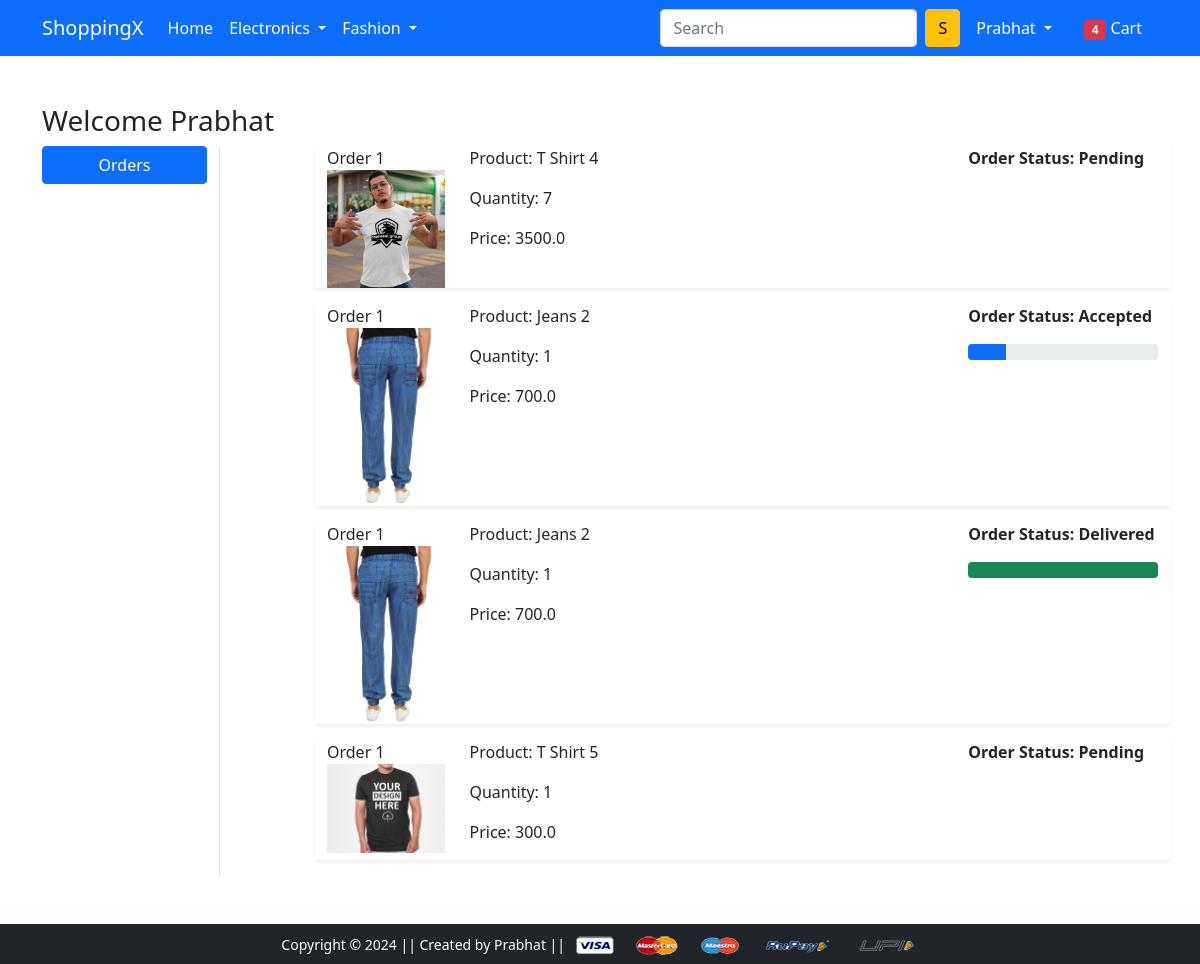
/orders/ (signed in), run on an earlier commit of the app's database.
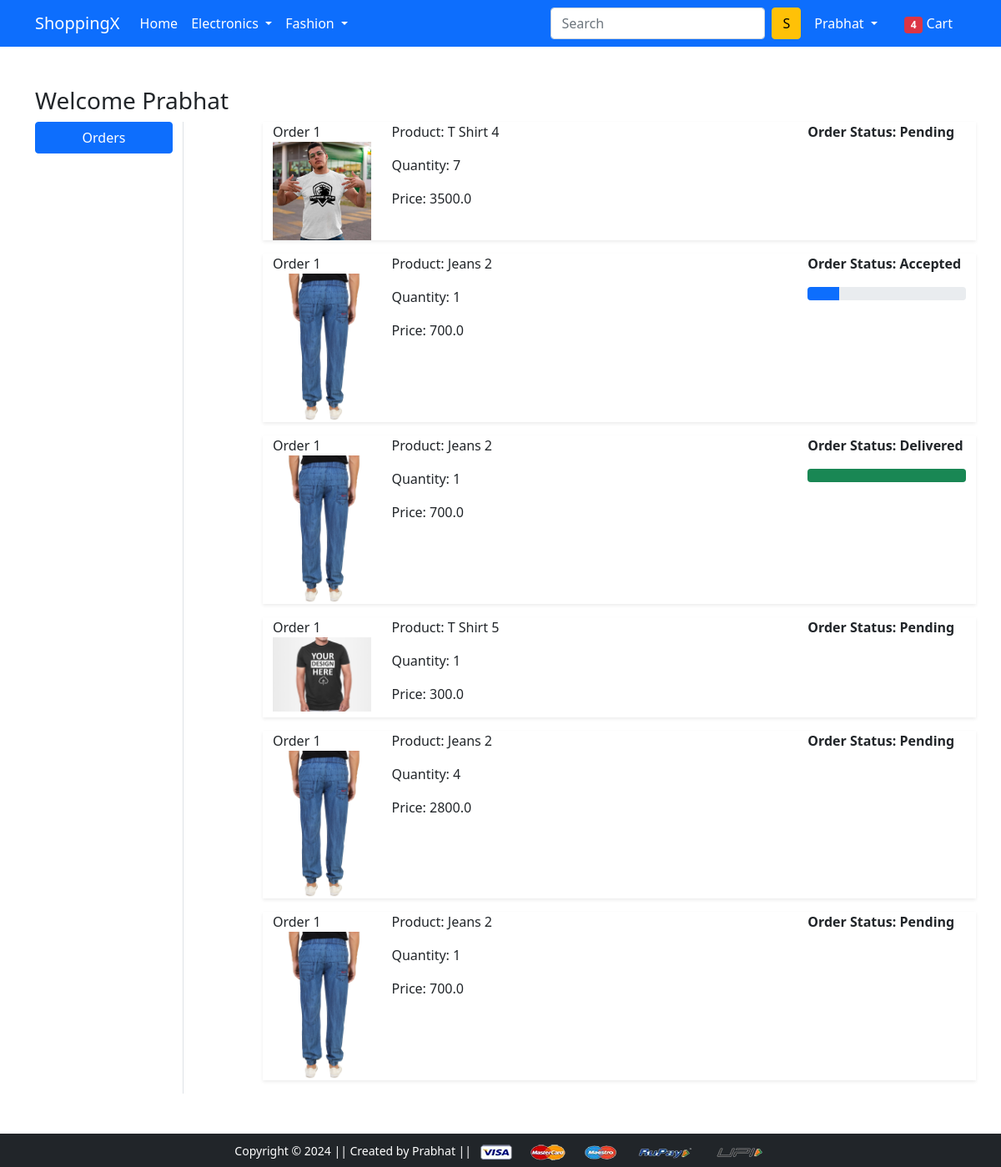
And on a later commit of the database.
### app/models.py (models this page shows, shortened)
class OrderPlaced(models.Model):
    user = models.ForeignKey(User, on_delete=models.CASCADE)
    customer = models.ForeignKey(Customer, on_delete=models.CASCADE)
    product = models.ForeignKey(Product, on_delete=models.CASCADE)
    quantity = models.PositiveIntegerField(default=1)
    ordered_date = models.DateTimeField(auto_now_add=True)
    status = models.CharField(max_length=50, choices=STATUS_CHOICES, default='Pending')
    @property
    def total_cost(self):
        total_cost = self.quantity * self.product.selling_price
        return total_cost

class Product(models.Model):
    title = models.CharField(max_length=50)
    selling_price = models.FloatField()
    discounted_price = models.FloatField()
    description =  models.TextField()
    brand = models.CharField(max_length=50)
    category = models.CharField(max_length=2, choices=CATEGORY_CHOICES)
    product_image = models.ImageField(upload_to='productimg', height_field=None, width_field=None, max_length=None)

### app/views.py (the view)
# urls.py: path('orders/', views.orders, name='orders'),
def orders(request):
    op = OrderPlaced.objects.filter(user = request.user)
    return render(request, 'app/orders.html',{'order_placed':op})

### app/templates/app/orders.html (shortened to what this page needs)
{% extends 'app/base.html' %}
{% load static %}
{% block main-content %}
<div class="container my-5">
 <div class="row">
 <h3>Welcome {{request.user | title}}</h3>
  <div class="col-sm-2 border-end">
   <ul class="list-unstyled">
    <li class="d-grid"><a href="{% url 'orders' %}" class="btn btn-primary">Orders</a></li>
   </ul>
  </div>
  <div class="col-sm-9 offset-sm-1">
    {% for op in order_placed %}
     <div class="row shadow-sm mb-3">
      <div class="col-sm-2">Order 1
          <img src="{{op.product.product_image.url}}" alt="" srcset="" height="150" width="150" class="img-fluid">
      </div>
      <div class="col-sm-7">
          <p>Product: {{op.product.title}}</p>
          <p>Quantity: {{op.quantity}}</p>
          <p>Price: {{op.total_cost}}</p>
      </div>
      <div class="col-sm-3 fw-bold">
          <p>Order Status: {{op.status}}</p>
          {% if op.status == "Accepted" %}
          <div class="progress">
            <div class="progress-bar" role="progressbar" style="width: 20%;" aria-valuemax="100"></div>
          </div>
          {% endif %}
          {% if op.status == "Delivered" %}
          <div class="progress">
            <div class="progress-bar bg-success" role="progressbar" style="width: 100%;" aria-valuemax="100"></div>
          </div>
          {% endif %}
      </div>
     </div>
    {% endfor %}
  </div>
 </div>
</div>
{% endblock main-content %}

What changed in the data, as far as the page shows it:
added OrderPlaced: product.product_image (picture), product "Jeans 2", quantity "4", total_cost "2800.0", status "Pending"
added OrderPlaced: product.product_image (picture), product "Jeans 2", quantity "1", total_cost "700.0", status "Pending"
